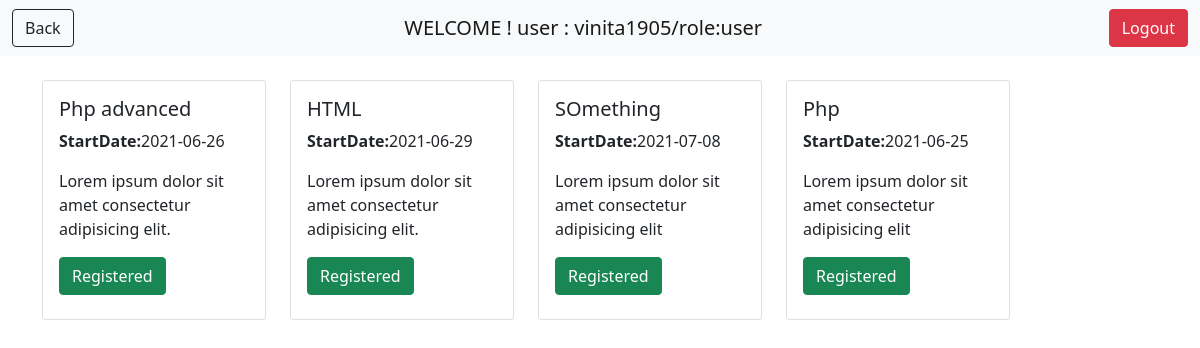
The app's page /courses.php (signed in) with its own data.
### tables this page shows
CREATE TABLE `courses` (
  `ID` int(11) NOT NULL,
  `Name` varchar(50) NOT NULL,
  `About` varchar(100) NOT NULL,
  `Startdate` date NOT NULL DEFAULT current_timestamp()
);

### courses.php (the view)
<?php
include 'header.php';
include 'D:\X\htdocs\courseregistration\config.php';
$sql = "SELECT * FROM courses ";
$result = mysqli_query($conn,$sql) or die("qery unsucess");
?>
<div class="container mt-4">
<div class="row">
<?php if(mysqli_num_rows($result)>0){
    while ($row = mysqli_fetch_assoc($result)){ ?>
<div class="col-auto">
<div class="card" style="width:14rem;height:15rem">
  <div class="card-body">
    <h5 class="card-title"><?php echo $row['Name'];?></h5>
    <p class="card-text"><b>StartDate:</b><?php echo $row['Startdate']; ?></p>
    <p class="card-text"><?php echo $row['About']; ?></p>
    <?php
    $sql1 = "SELECT * FROM registration WHERE userid = {$_SESSION['user_id']} AND courseid= {$row['ID']}";
    $result1 = mysqli_query($conn,$sql1);
     if(mysqli_num_rows($result1)>0){
       echo "<button type='button'class=' btn btn-success align-bottom' >Registered</button>";
     }else{
    ?>
    <a id="reg" href="registerform.php?UserID=<?php echo $_SESSION['user_id'];?>&ID=<?php echo $row['ID']; ?> " name="register" style="" class="btn btn-outline-danger align-bottom">Register now</a>
    <?php } ?></div>
</div></div>
<?php }} else{
         echo "<h2>No Active Courses Available. </h2>";
     } ?>
</div></div>

### records on screen
courses: Name "Php advanced", Startdate "2021-06-26", About "Lorem ipsum dolor sit amet consectetur adipisicing elit."
courses: Name "HTML", Startdate "2021-06-29", About "Lorem ipsum dolor sit amet consectetur adipisicing elit."
courses: Name "SOmething", Startdate "2021-07-08", About "Lorem ipsum dolor sit amet consectetur adipisicing elit"
courses: Name "Php", Startdate "2021-06-25", About "Lorem ipsum dolor sit amet consectetur adipisicing elit"

### other values on screen
$_SESSION['username'] "vinita1905"
$_SESSION["user_role"] "user"
